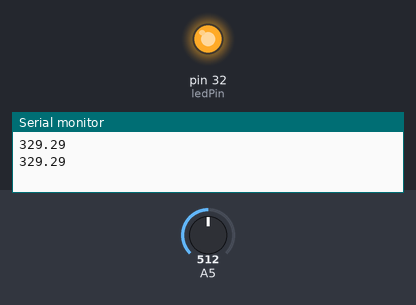
A sketch run on a simulated Arduino Mega 2560, built with avr-gcc and run on an emulated ATmega2560. Shown: output pins drawn as LEDs (lit = HIGH), the last lines printed to the serial monitor. The inputs (shaded band) are chosen by the test bench; at power-on: A5 = 512.

Above: at 1.8 s.
1.9 s: A5 set to 89
3.4 s: A5 set to 75
At 5.2 s:
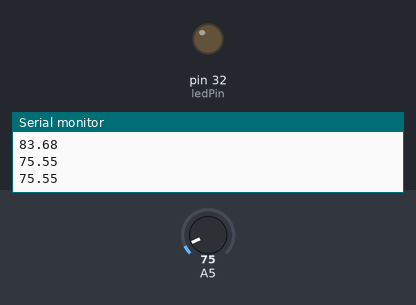
5.5 s: A5 set to 122
At 6.9 s:
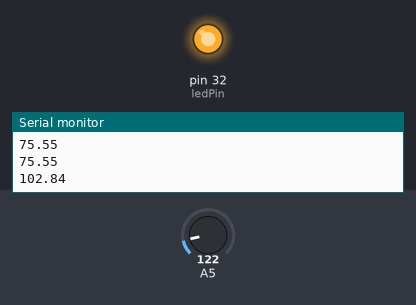
7.5 s: A5 set to 68
At 8.5 s:
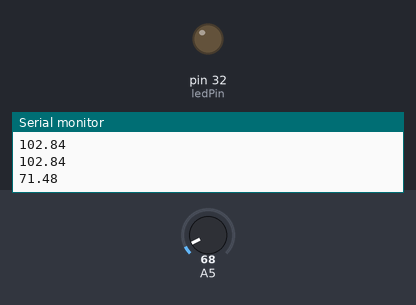
Timing chart, 0 to 10.5 s (numbered marks = the images above; inputs shaded):
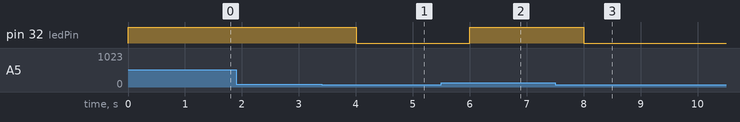

Measured:
- the behaviour switches between 80 and 79 on A5 (found by bisection; images 0 and 1)
- after the input at 3.4 s, pin 32 (ledPin): HIGH → LOW after 0.60 s
- after the input at 5.5 s, pin 32 (ledPin): LOW → HIGH after 0.50 s
- after the input at 7.5 s, pin 32 (ledPin): HIGH → LOW after 0.51 s

The sketch:

lab3_ex2.ino
```cpp
const int ledPin = 32;
const float threshold = 78.0;

void setup() {
  // put your setup code here, to run once:
  Serial.begin(115200);
  pinMode(ledPin, OUTPUT);
}

void loop() {
  // put your main code here, to run repeatedly:
  int sensorValue = analogRead(A5);
  float temp_C = ((3.3*sensorValue/1023.0))/0.01;
  float temp_F = temp_C*(9.0/5.0)+32.0;
  Serial.println(temp_F);
  if (temp_F >= threshold) {
    digitalWrite(ledPin, HIGH);
  } else {
    digitalWrite(ledPin, LOW);
  }
  delay(1000);
}
```
